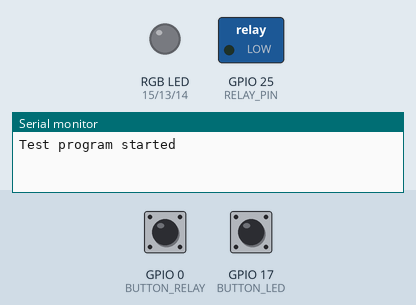
The sketch below on a simulated ESP32. Parts: switched loads named in the sketch (green lamp = pin HIGH), an RGB LED mixed from three pins (HIGH = lit), the last lines printed to the serial monitor. The test bench sets the inputs (shaded band); at power-on: GPIO 0 (BUTTON_RELAY) HIGH, GPIO 17 (BUTTON_LED) HIGH.

Above: at 1.2 s.
1.3 s: GPIO 0 (BUTTON_RELAY) pulled LOW for 0.15 s
At 2.5 s:
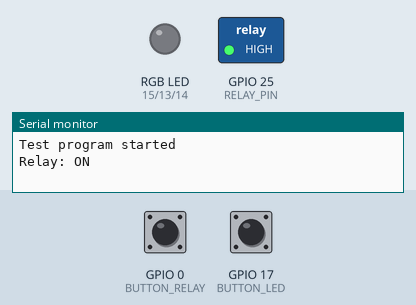
2.9 s: GPIO 17 (BUTTON_LED) pulled LOW for 0.15 s
At 3.9 s:
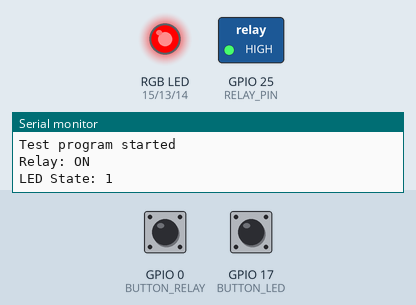
4.5 s: GPIO 0 (BUTTON_RELAY) pulled LOW for 1 s
At 4.9 s:
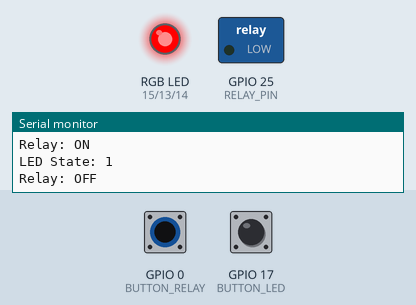
7.0 s: GPIO 17 (BUTTON_LED) pulled LOW for 1 s
At 8.0 s:
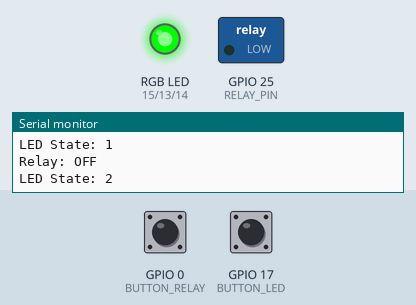
9.5 s: GPIO 17 (BUTTON_LED) pulled LOW for 0.15 s
At 9.8 s:
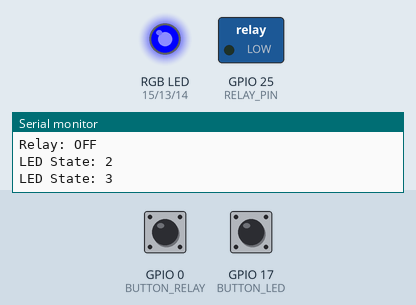
11.1 s: GPIO 0 (BUTTON_RELAY) pulled LOW for 0.15 s
At 12.4 s:
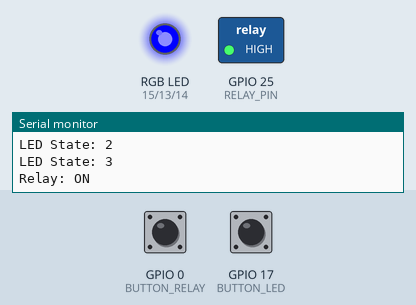
Timing chart, 0 to 13.7 s (numbered marks = the images above; inputs shaded):
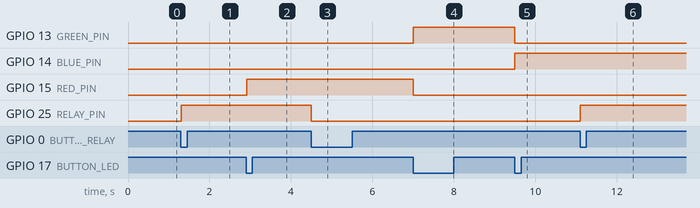

Measured:
- after the input at 1.3 s, GPIO 25 (RELAY_PIN): LOW → HIGH at once
- after the input at 2.9 s, GPIO 15 (RED_PIN): LOW → HIGH at once
- after the input at 4.5 s, GPIO 25 (RELAY_PIN): HIGH → LOW at once
- after the input at 7.0 s, GPIO 13 (GREEN_PIN): LOW → HIGH at once; GPIO 15 (RED_PIN): HIGH → LOW at once
- after the input at 9.5 s, GPIO 13 (GREEN_PIN): HIGH → LOW at once; GPIO 14 (BLUE_PIN): LOW → HIGH at once
- after the input at 11.1 s, GPIO 25 (RELAY_PIN): LOW → HIGH at once

The sketch:

seal_rgb.ino
```cpp
// Pin assignments
#define RED_PIN    15
#define GREEN_PIN  13
#define BLUE_PIN   14

#define RELAY_PIN  25
#define BUTTON_RELAY  0   // IO0
#define BUTTON_LED    17  // IO17

bool relayState = false;
int ledState = 0;

void setup() {
  pinMode(RED_PIN, OUTPUT);
  pinMode(GREEN_PIN, OUTPUT);
  pinMode(BLUE_PIN, OUTPUT);

  pinMode(RELAY_PIN, OUTPUT);
  digitalWrite(RELAY_PIN, LOW); // relay off initially

  pinMode(BUTTON_RELAY, INPUT_PULLUP);
  pinMode(BUTTON_LED, INPUT_PULLUP);

  Serial.begin(115200);
  Serial.println("Test program started");
}

void loop() {
  static bool prevRelayBtn = HIGH;
  static bool prevLedBtn = HIGH;

  bool relayBtn = digitalRead(BUTTON_RELAY);
  bool ledBtn = digitalRead(BUTTON_LED);

  // Toggle relay on falling edge (button press)
  if (prevRelayBtn == HIGH && relayBtn == LOW) {
    relayState = !relayState;
    digitalWrite(RELAY_PIN, relayState ? HIGH : LOW);
    Serial.print("Relay: ");
    Serial.println(relayState ? "ON" : "OFF");
  }

  // Toggle LED color on falling edge
  if (prevLedBtn == HIGH && ledBtn == LOW) {
    ledState = (ledState + 1) % 4;
    updateLED(ledState);
    Serial.print("LED State: ");
    Serial.println(ledState);
  }

  prevRelayBtn = relayBtn;
  prevLedBtn = ledBtn;

  delay(10); // debounce delay
}

void updateLED(int state) {
  switch (state) {
    case 0: setColor(0, 0, 0); break; // off
    case 1: setColor(255, 0, 0); break; // red
    case 2: setColor(0, 255, 0); break; // green
    case 3: setColor(0, 0, 255); break; // blue
  }
}

void setColor(int r, int g, int b) {
  digitalWrite(RED_PIN,   r > 0 ? HIGH : LOW);
  digitalWrite(GREEN_PIN, g > 0 ? HIGH : LOW);
  digitalWrite(BLUE_PIN,  b > 0 ? HIGH : LOW);
}
```
